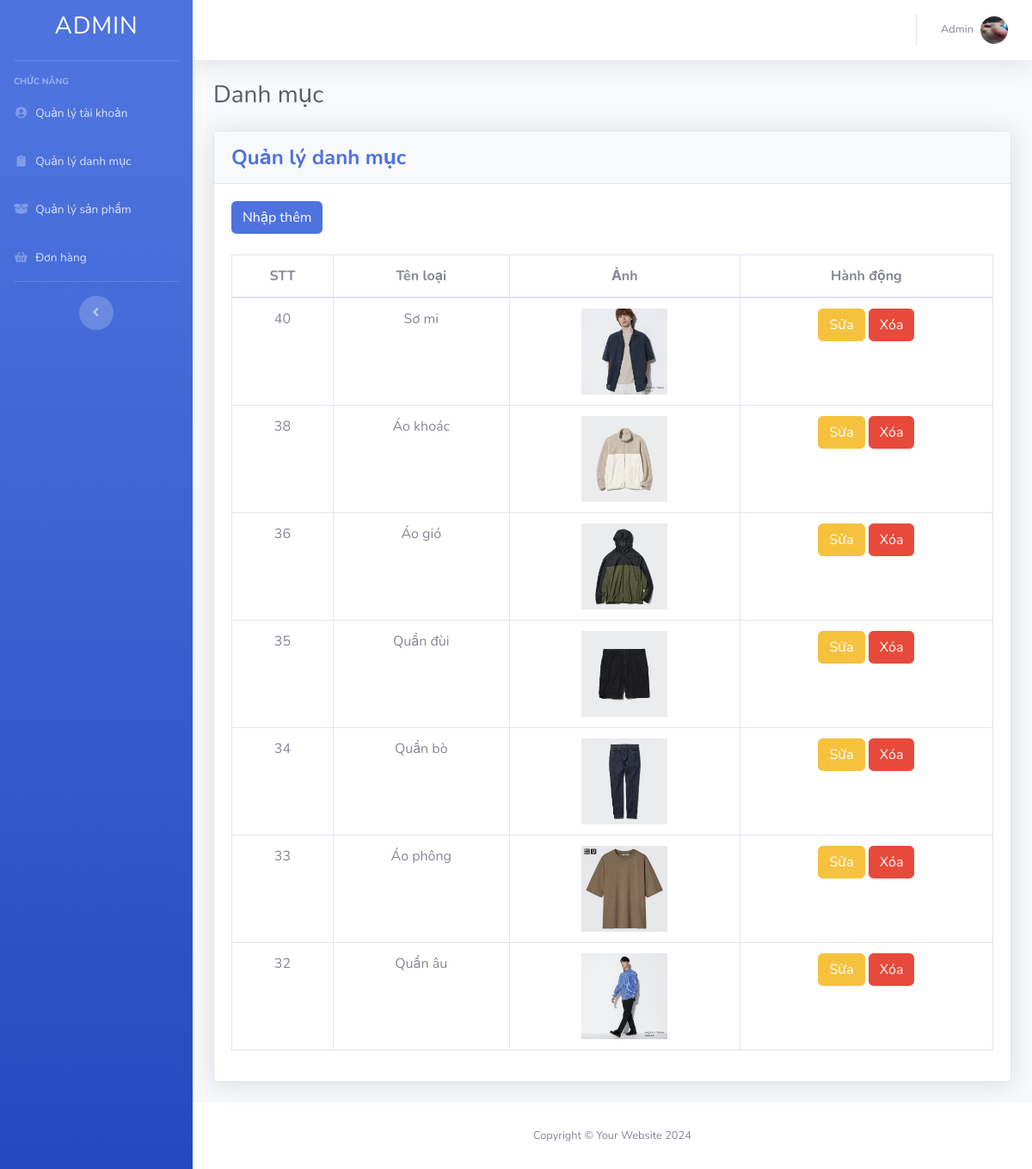
The app's page /Admin/index.php?act=listdm with its own data.
### tables this page shows
CREATE TABLE `danhmuc` (
  `id` int(11) NOT NULL,
  `tendm` varchar(255) NOT NULL,
  `img` varchar(255) DEFAULT NULL
);

### model/pdo.php (called while the page is built, shortened)
<?php
function pdo_get_connection()
{
    $dburl = "mysql:host=localhost;dbname=duan1_2;charset=utf8";
    $username = 'root';
    $password = '';
    $conn = new PDO($dburl, $username, $password);
    $conn->setAttribute(PDO::ATTR_ERRMODE, PDO::ERRMODE_EXCEPTION);
    return $conn;
}
function pdo_query($sql)
{
    $sql_args = array_slice(func_get_args(), 1);
    try {
        $conn = pdo_get_connection();
        $stmt = $conn->prepare($sql);
        $stmt->execute($sql_args);
        $stmt->setFetchMode(PDO::FETCH_ASSOC);
        $rows = $stmt->fetchAll();
        return $rows;
    } catch (PDOException $e) {
        throw $e;
    } finally {
        unset($conn);
    }
}

### model/danhmuc.php (called while the page is built, shortened)
<?php
function loadall_danhmuc()
{
    $sql = "select * from danhmuc order by id desc";
    $listdanhmuc = pdo_query($sql);
    return $listdanhmuc;
}
?>

### Admin/danhmuc/list.php (the view, shortened to what this page needs)
<div class="container-fluid">
    <div class="d-sm-flex align-items-center justify-content-between mb-4">
        <h1 class="h3 mb-0 text-gray-800">Danh mục</h1>
    </div>
    <div class="card shadow mb-4">
        <div class="card-header py-3">
            <h4 class="m-0 font-weight-bold text-primary">Quản lý danh mục</h4>
        </div>
        <div class="card-body">
            <div class="table-responsive">
            <form action="">
                    <a href="index.php?act=adddm"><input type="button" class="btn btn-primary" value="Nhập thêm"></a>
                </form>
                <br>
                <table class="table table-bordered text-center" id="dataTable" width="100%" cellspacing="0">
                    <thead>
                        <tr>
                            <th>STT</th>
                            <th>Tên loại</th>
                            <th>Ảnh</th>
                            <th>Hành động</th>
                        </tr>
                    </thead>
                    <tbody>
                        <?php foreach ($listdanhmuc as $danhmuc) :
                            extract($danhmuc);
                            $suadm = "index.php?act=suadm&id=" . $id;
                            $xoadm = "index.php?act=xoadm&id=" . $id;
                            $hinhpath = "../upload_file/" . $img;
                            ?>
                            <tr>
                                <td><?=$id ?></td>
                                <td><?=$tendm ?></td>
                                <td><img src="<?= $hinhpath?>" width="100px" alt=""></td>
                                <td> <a href="<?=$suadm ?>"><input type="button" class=" btn btn-warning" value="Sửa"></a>
                                    <a href="<?=$xoadm ?>" onclick="return confirmDeletedm()" ><input type="button" class="  btn btn-danger " value="Xóa"></a>
                                </td>
                            </tr>
                        <?php endforeach;?>
                    </tbody>
                </table>
            </div>
        </div>
    </div>
</div>
</div>

### Admin/header.php (shortened to what this page needs)
<!DOCTYPE html>
<html lang="en">
<head>
    <link rel="stylesheet" href="https://cdnjs.cloudflare.com/ajax/libs/font-awesome/6.4.2/css/all.min.css">
    <link href="vendor/fontawesome-free/css/all.min.css" rel="stylesheet" type="text/css">
    <link href="css/sb-admin-2.min.css" rel="stylesheet">
</head>
<body id="page-top">
    <div id="wrapper">
        <ul class="navbar-nav bg-gradient-primary sidebar sidebar-dark accordion" id="accordionSidebar">
            <a class="sidebar-brand d-flex align-items-center justify-content-center" href="index.php">
                <div class="sidebar-brand-text mx-3">
                    <h3>Admin</h3>
                </div>
            </a>
            <hr class="sidebar-divider">
            <div class="sidebar-heading">
                Chức năng
            </div>
            <li class="nav-item">
                <a class="nav-link" href="index.php?act=listtk">
                    <i class="fas fa-fw fa-user-circle"></i>
                    <span>Quản lý tài khoản</span></a>
            </li>
            <li class="nav-item">
                <a class="nav-link" href="index.php?act=listdm">
                    <i class="fas fa-fw fa-clipboard"></i>
                    <span>Quản lý danh mục</span></a>
            </li>
            <li class="nav-item">
                <a class="nav-link" href="index.php?act=listsp">
                    <i class="fas fa-fw fa-box-open"></i>
                    <span>Quản lý sản phẩm</span></a>
            </li>
            <li class="nav-item">
                <a class="nav-link" href="index.php?act=listdh">
                    <i class="fas fa-fw fa-solid fa-basket-shopping"></i>
                    <span>Đơn hàng</span></a>
            </li>
            <hr class="sidebar-divider d-none d-md-block">
            <div class="text-center d-none d-md-inline">
                <button class="rounded-circle border-0" id="sidebarToggle"></button>
            </div>
        </ul>
        <div id="content-wrapper" class="d-flex flex-column">
            <div id="content">
                <nav class="navbar navbar-expand navbar-light bg-white topbar mb-4 static-top shadow">
                    <ul class="navbar-nav ml-auto">
                        <li class="nav-item dropdown no-arrow">
                            <a class="nav-link dropdown-toggle" href="#" id="userDropdown" role="button" data-toggle="dropdown" aria-haspopup="true" aria-expanded="false">
                                <span class="mr-2 d-none d-lg-inline text-gray-600 small">Admin</span>
                                <img class="img-profile rounded-circle" src="img/avt.jpg">
                            </a>
                        </li>
                    </ul>
                </nav>

### Admin/index.php (shortened to what this page needs)
<?php
include "../model/pdo.php";
include "../model/danhmuc.php";
include "../model/giohang.php";
include "header.php";
if (isset($_GET['act'])) {
    $act = $_GET['act'];
    switch ($act) {
        case "listdm":
            $listdanhmuc = loadall_danhmuc();
            include "danhmuc/list.php";
            break;
    }
}
include "footer.php";

### Admin/footer.php (shortened to what this page needs)
<footer class="sticky-footer bg-white">
    <div class="container my-auto">
        <div class="copyright text-center my-auto">
            <span>Copyright &copy; Your Website 2024</span>
        </div>
    </div>
</footer>
</div>
</div>
</body>
</html>

### records on screen
danhmuc: id "40", tendm "Sơ mi", img (picture)
danhmuc: id "38", tendm "Áo khoác", img (picture)
danhmuc: id "36", tendm "Áo gió", img (picture)
danhmuc: id "35", tendm "Quần đùi", img (picture)
danhmuc: id "34", tendm "Quần bò", img (picture)
danhmuc: id "33", tendm "Áo phông", img (picture)
danhmuc: id "32", tendm "Quần âu", img (picture)
